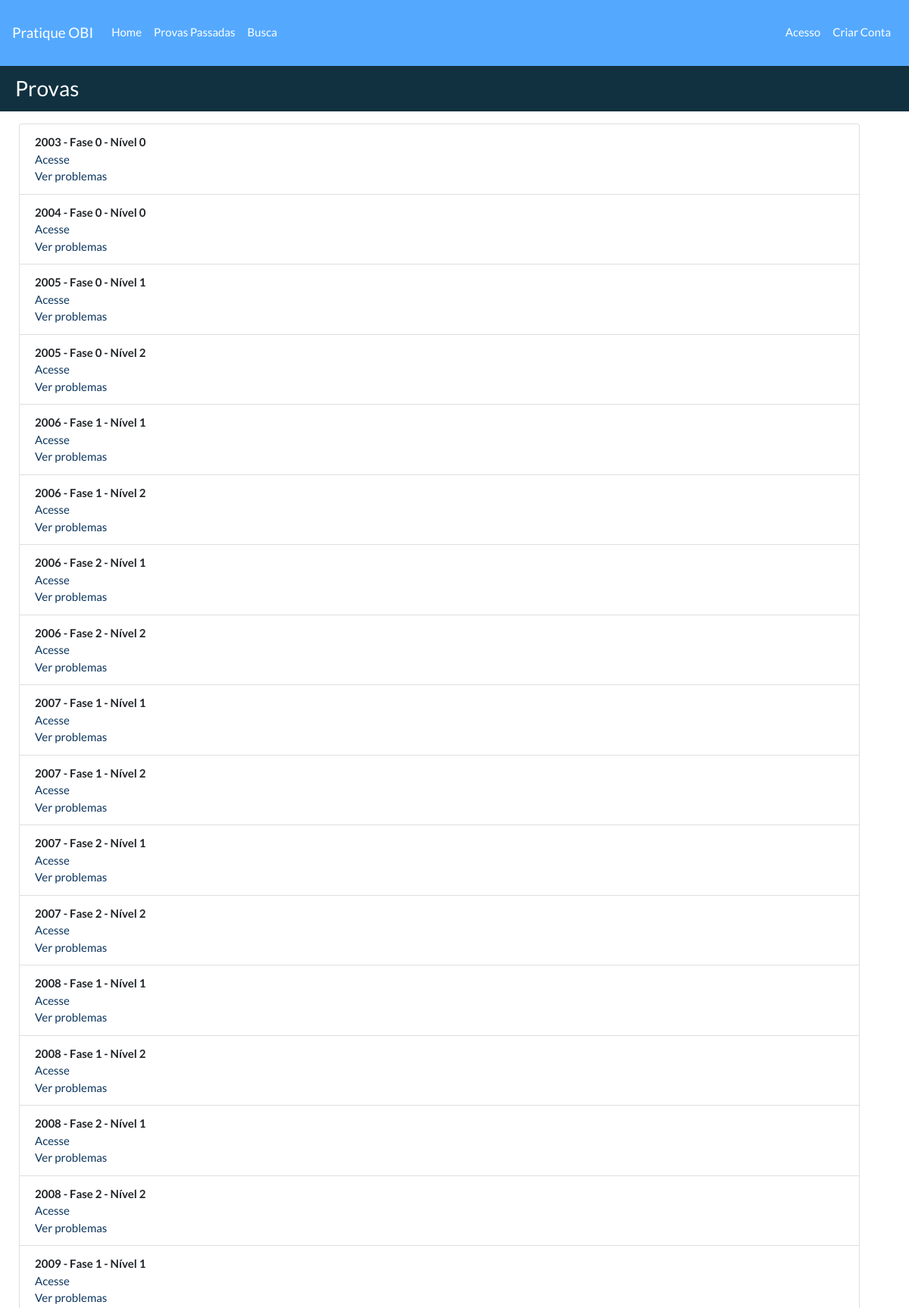
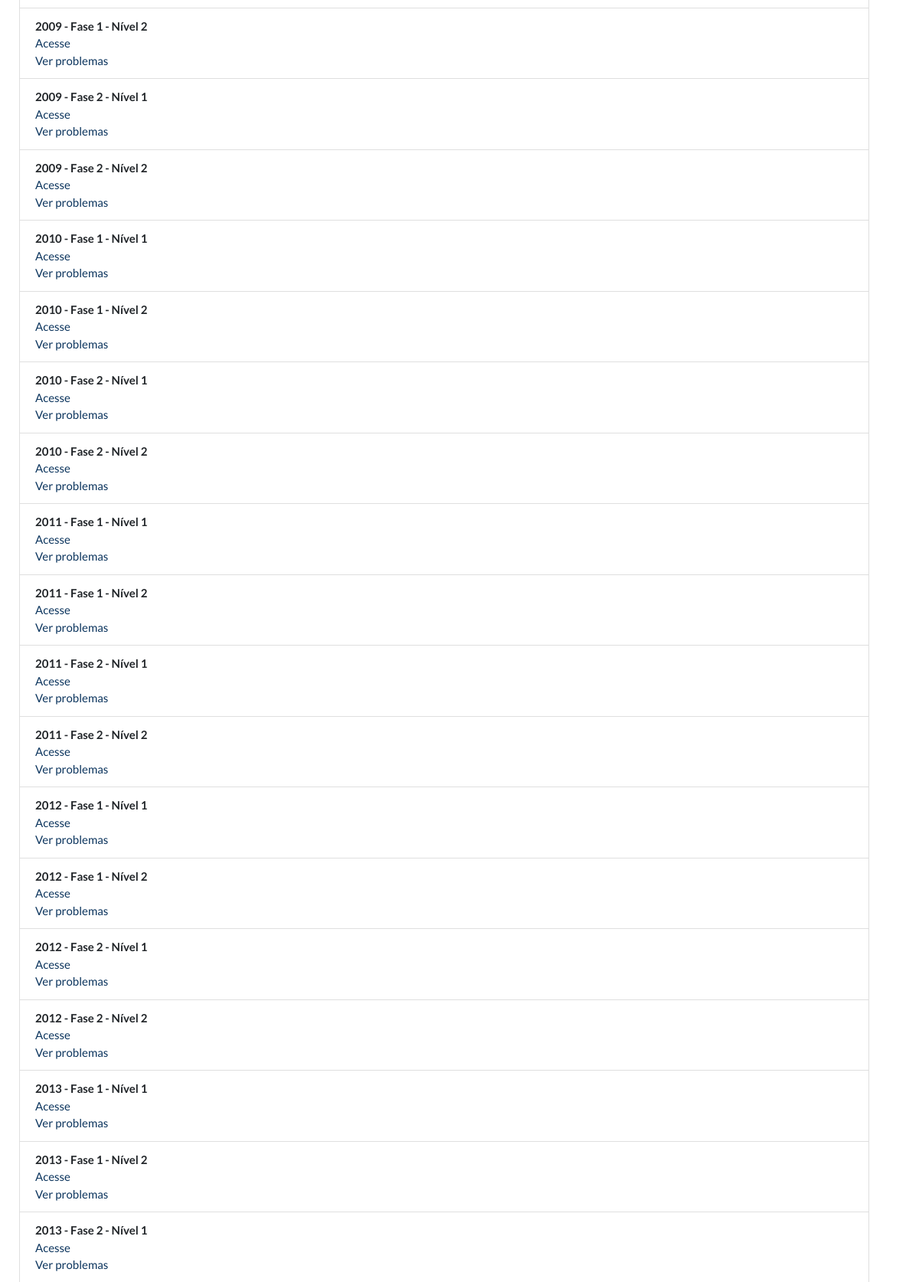
The page /provas/ (upper part) on the database its author committed (2 pictures, top to bottom).
### provasobi/models.py (models this page shows, shortened)
class Prova(models.Model):
    codprova = models.AutoField(db_column='codProva', primary_key=True)  # Field name made lowercase.
    anoprova = models.IntegerField(db_column='anoProva', blank=True, null=True)  # Field name made lowercase.
    nivelprova = models.IntegerField(db_column='nivelProva', blank=True, null=True)  # Field name made lowercase.
    faseprova = models.IntegerField(db_column='faseProva', blank=True, null=True)  # Field name made lowercase.
    urlprova = models.URLField(db_column='urlProva', unique=True, null=True, blank=True,
                               default='https://olimpiada.ic.unicamp.br/passadas/')
    urlgabarito = models.URLField(db_column='urlGabarito', unique=True, null=True, blank=True)
    class Meta:
        unique_together = ['anoprova', 'faseprova', 'nivelprova']
        managed = True
        db_table = 'prova'
        ordering = ['anoprova']

### provasobi/views.py (the view)
# urls.py: path('provas/', include('provasobi.urls', namespace='provas_obi')),
def provas(request):
    data = {}
    data['provas'] = Prova.objects.all()
    return render(request, 'provas.html', data)

### templates/provas.html
{% extends 'base2.html' %}
{% load static %}
{% block titulo %}
    Provas
{% endblock %}
{% block container %}
    <ul class="list-group">
    {% for prova in provas %}
    <li class="list-group-item" ><b>{{ prova.anoprova }} - Fase {{prova.faseprova}} - Nível {{prova.nivelprova}}</b><br/>
    <a target="_blank" href="{{prova.urlprova}}"> Acesse </a><br/>
        <a href="{% url 'provas_obi:url_prob' prova.codprova %}">Ver problemas</a></li>
    {% endfor%}
    </ul>
{% endblock %}

### rows shown on the page
Prova: anoprova "2003", faseprova "0", nivelprova "0"
Prova: anoprova "2004", faseprova "0", nivelprova "0"
Prova: anoprova "2005", faseprova "0", nivelprova "1"
Prova: anoprova "2005", faseprova "0", nivelprova "2"
Prova: anoprova "2006", faseprova "1", nivelprova "1"
Prova: anoprova "2006", faseprova "1", nivelprova "2"
Prova: anoprova "2006", faseprova "2", nivelprova "1"
Prova: anoprova "2006", faseprova "2", nivelprova "2"
Prova: anoprova "2007", faseprova "1", nivelprova "1"
Prova: anoprova "2007", faseprova "1", nivelprova "2"
Prova: anoprova "2007", faseprova "2", nivelprova "1"
Prova: anoprova "2007", faseprova "2", nivelprova "2"
Prova: anoprova "2008", faseprova "1", nivelprova "1"
Prova: anoprova "2008", faseprova "1", nivelprova "2"
Prova: anoprova "2008", faseprova "2", nivelprova "1"
Prova: anoprova "2008", faseprova "2", nivelprova "2"
Prova: anoprova "2009", faseprova "1", nivelprova "1"
Prova: anoprova "2009", faseprova "1", nivelprova "2"
Prova: anoprova "2009", faseprova "2", nivelprova "1"
Prova: anoprova "2009", faseprova "2", nivelprova "2"
Prova: anoprova "2010", faseprova "1", nivelprova "1"
Prova: anoprova "2010", faseprova "1", nivelprova "2"
Prova: anoprova "2010", faseprova "2", nivelprova "1"
Prova: anoprova "2010", faseprova "2", nivelprova "2"
Prova: anoprova "2011", faseprova "1", nivelprova "1"
Prova: anoprova "2011", faseprova "1", nivelprova "2"
Prova: anoprova "2011", faseprova "2", nivelprova "1"
Prova: anoprova "2011", faseprova "2", nivelprova "2"
Prova: anoprova "2012", faseprova "1", nivelprova "1"
Prova: anoprova "2012", faseprova "1", nivelprova "2"
Prova: anoprova "2012", faseprova "2", nivelprova "1"
Prova: anoprova "2012", faseprova "2", nivelprova "2"
Prova: anoprova "2013", faseprova "1", nivelprova "1"
Prova: anoprova "2013", faseprova "1", nivelprova "2"
Prova: anoprova "2013", faseprova "2", nivelprova "1"
